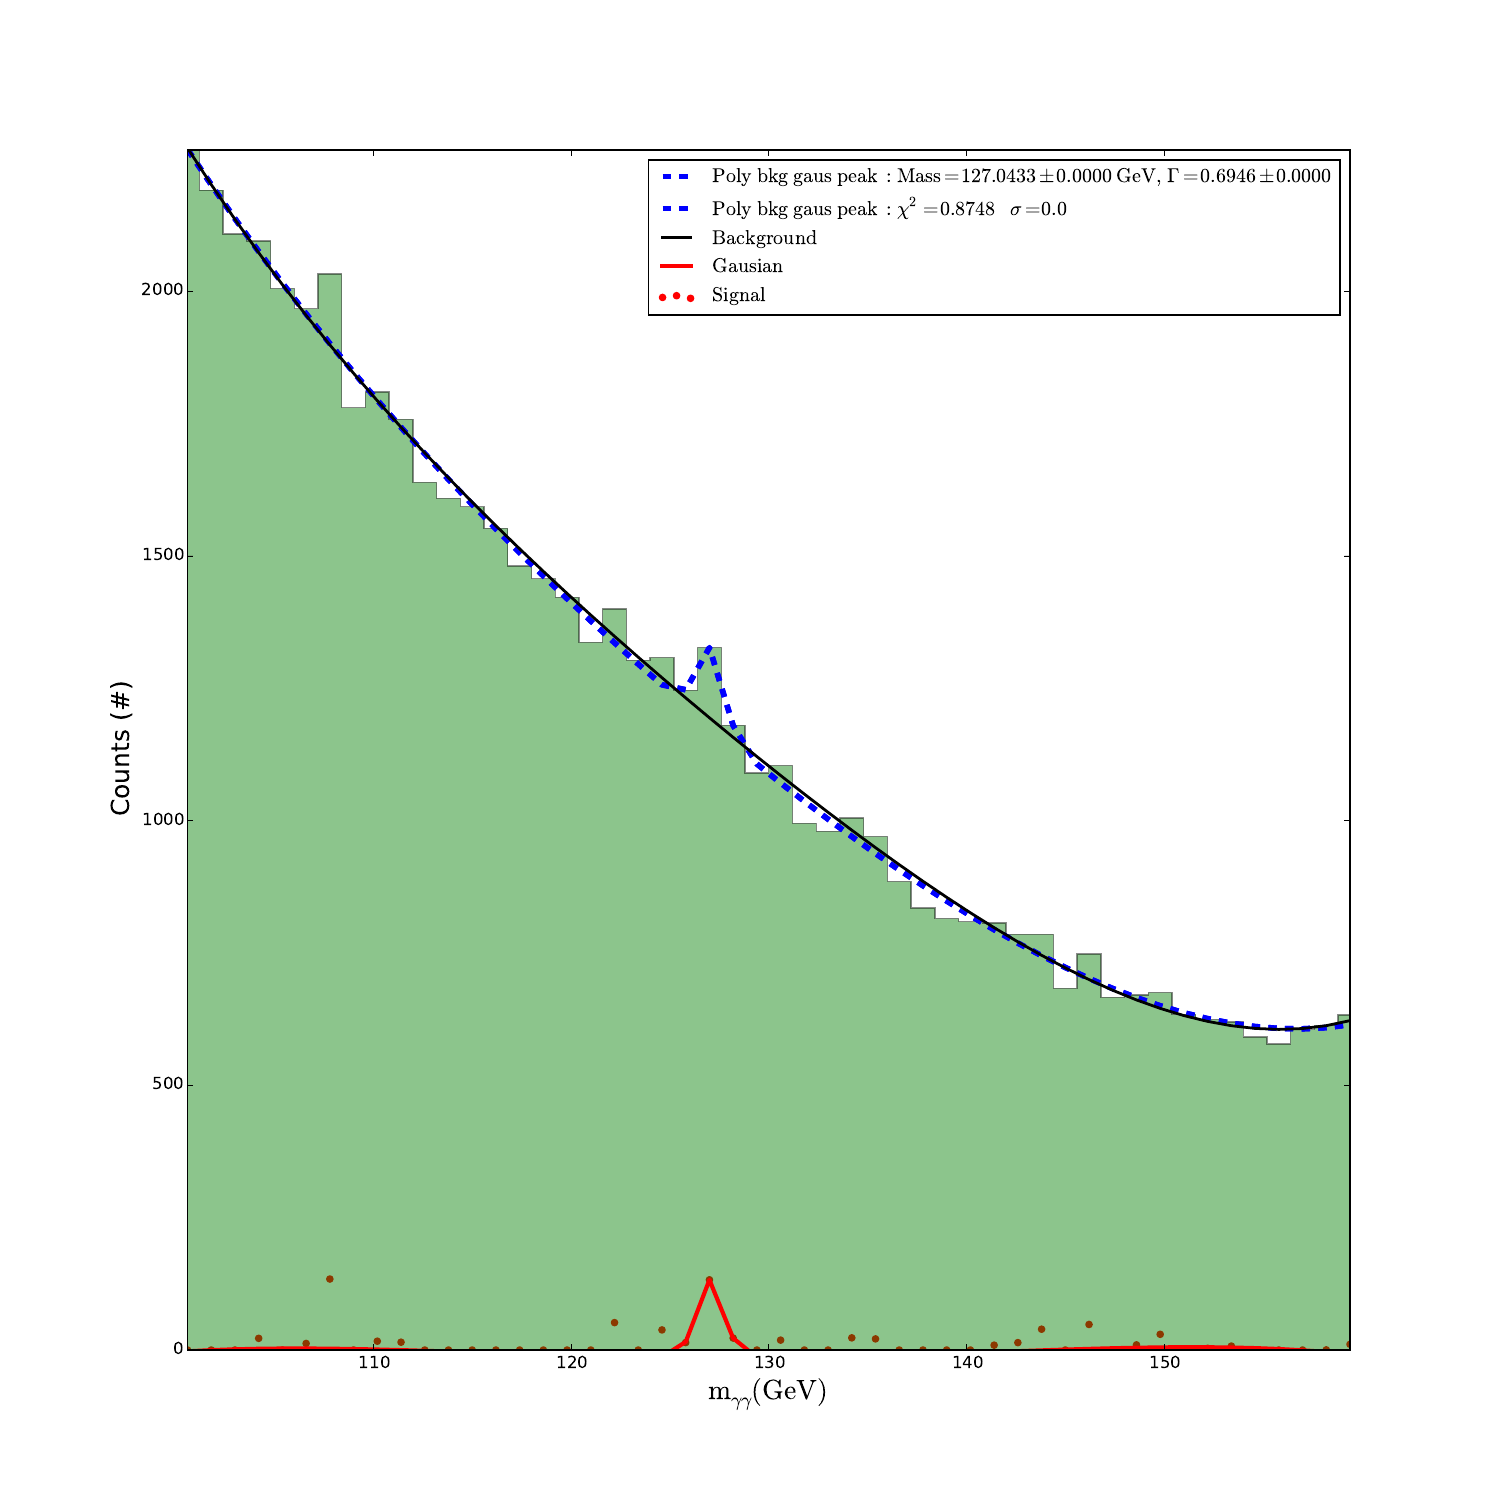

The Python source for this figure:
#!/usr/bin/env python
from astropy.modeling import models, fitting
import numpy 
import numpy as np
import matplotlib.pyplot as plt
from scipy.integrate import quad
from StringIO import StringIO
from scipy.optimize import curve_fit

fig = plt.figure(num=None, figsize=(15, 15), dpi=200, facecolor='w', edgecolor='k')

photon_pair_mass = []
num_bins = 50
mass = 126.5
width = 1.66

lines = [line.rstrip('\n') for line in open('data2')]

for line in lines:
    a = np.array(np.loadtxt(StringIO(line)))
    photon_pair_mass.append(a)

photon_pair_mass = np.array(photon_pair_mass)
hist, bin_edges = numpy.histogram(photon_pair_mass,bins=num_bins)
xdata = 0.5*(bin_edges[1:]+bin_edges[:-1])
ydata = hist

#astropy fitting
bck_init = models.Polynomial1D(degree=2)
fit_bck = fitting.LinearLSQFitter()
b = fit_bck(bck_init, xdata, ydata)

g_init = models.Gaussian1D(amplitude=1E10, mean=mass, stddev=width) + models.Polynomial1D(degree=2)
fit_g = fitting.LevMarLSQFitter()
g = fit_g(g_init, xdata, ydata)
c2 = (g(xdata)-ydata)**2 /g(xdata)
c2 = np.sum(c2)/num_bins

# Plot the data with the best-fit model
n, bins, patches = plt.hist(photon_pair_mass, num_bins, histtype=u'stepfilled',facecolor='g' , alpha=0.45)

plt.plot(xdata, g(xdata),'b--', lw=4, 
    label=r'$\mathrm{Poly\ bkg\ gaus\ peak\ :\ Mass=%.4f \ GeV,}\ \Gamma=%.4f $' %(g.parameters[1],g.parameters[2]))
plt.plot(xdata, g(xdata),'b--', lw=4, 
    label=r'$\mathrm{Poly\ bkg\ gaus\ peak\ : \ \chi^{2} = %.4f \ \ \ \sigma = %.1f}$' %(c2,0))

plt.plot(xdata, b(xdata), 'k-', label='$\mathrm{Background}$', lw=3)
plt.plot(xdata, g(xdata)-b(xdata), 'r-', label='$\mathrm{Gausian}$', lw=2)

signal = []
for i in xrange(num_bins):
    temp = ydata[i] - g(xdata[i])
    if temp <= 0:
        temp = 0
    signal.append(temp)

plt.scatter(xdata, signal ,marker='o', color='r', label=r'$\mathrm{Signal}$')

bkg_int = quad(b, 100, 160)
sig_int = quad(g, 100, 160)

plt.legend(loc=1)
plt.xlabel(r'Mass (GeV)')
plt.ylabel(r'Counts (#)')
plt.ylim((0,np.max(ydata)))
plt.xlim((np.min(xdata),np.max(xdata)))
#plt.show()
fig.savefig('Problem_1_astro.pdf')